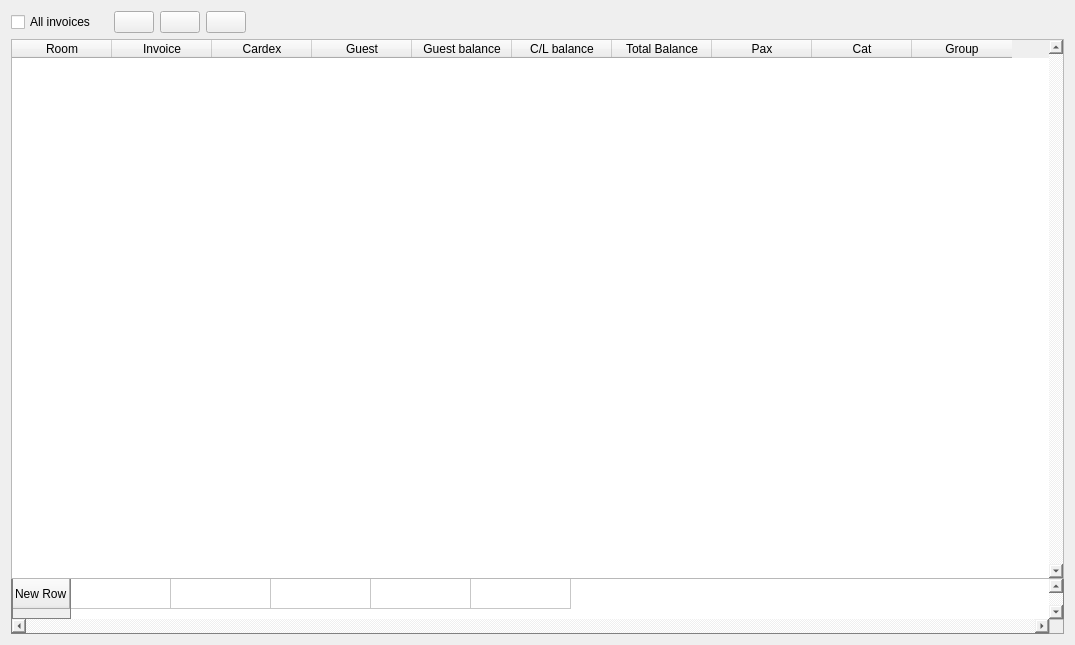
<?xml version="1.0" encoding="UTF-8"?>
<ui version="4.0">
 <class>WQuickCheckout</class>
 <widget class="QWidget" name="WQuickCheckout">
  <property name="geometry">
   <rect>
    <x>0</x>
    <y>0</y>
    <width>1075</width>
    <height>645</height>
   </rect>
  </property>
  <property name="windowTitle">
   <string>Form</string>
  </property>
  <layout class="QVBoxLayout" name="verticalLayout">
   <item>
    <widget class="QWidget" name="widget" native="true">
     <layout class="QHBoxLayout" name="horizontalLayout">
      <property name="sizeConstraint">
       <enum>QLayout::SetMinimumSize</enum>
      </property>
      <property name="leftMargin">
       <number>0</number>
      </property>
      <property name="topMargin">
       <number>0</number>
      </property>
      <property name="rightMargin">
       <number>0</number>
      </property>
      <property name="bottomMargin">
       <number>0</number>
      </property>
      <item>
       <widget class="QCheckBox" name="chAllInvoices">
        <property name="text">
         <string>All invoices</string>
        </property>
       </widget>
      </item>
      <item>
       <widget class="WCardex" name="wCardex" native="true"/>
      </item>
      <item>
       <widget class="WActiveGroup" name="wGroup" native="true"/>
      </item>
      <item>
       <widget class="QPushButton" name="btnRefresh">
        <property name="toolTip">
         <string>Refresh</string>
        </property>
        <property name="text">
         <string/>
        </property>
        <property name="icon">
         <iconset resource="res.qrc">
          <normaloff>:/images/refresh.png</normaloff>:/images/refresh.png</iconset>
        </property>
       </widget>
      </item>
      <item>
       <widget class="QPushButton" name="btnCheckout">
        <property name="toolTip">
         <string>Checkout selected invoices</string>
        </property>
        <property name="text">
         <string/>
        </property>
        <property name="icon">
         <iconset resource="res.qrc">
          <normaloff>:/images/departure.png</normaloff>:/images/departure.png</iconset>
        </property>
       </widget>
      </item>
      <item>
       <widget class="QPushButton" name="btnCommonPostCharge">
        <property name="toolTip">
         <string>Checkout selected invoices</string>
        </property>
        <property name="text">
         <string/>
        </property>
        <property name="icon">
         <iconset resource="res.qrc">
          <normaloff>:/images/charge.png</normaloff>:/images/charge.png</iconset>
        </property>
       </widget>
      </item>
      <item>
       <spacer name="horizontalSpacer">
        <property name="orientation">
         <enum>Qt::Horizontal</enum>
        </property>
        <property name="sizeHint" stdset="0">
         <size>
          <width>957</width>
          <height>20</height>
         </size>
        </property>
       </spacer>
      </item>
     </layout>
    </widget>
   </item>
   <item>
    <widget class="QWidget" name="widget_2" native="true">
     <property name="sizePolicy">
      <sizepolicy hsizetype="Preferred" vsizetype="Preferred">
       <horstretch>0</horstretch>
       <verstretch>1</verstretch>
      </sizepolicy>
     </property>
     <layout class="QVBoxLayout" name="verticalLayout_2">
      <property name="spacing">
       <number>0</number>
      </property>
      <property name="leftMargin">
       <number>0</number>
      </property>
      <property name="topMargin">
       <number>0</number>
      </property>
      <property name="rightMargin">
       <number>0</number>
      </property>
      <property name="bottomMargin">
       <number>0</number>
      </property>
      <item>
       <widget class="EQTableWidget" name="tbl">
        <property name="sizePolicy">
         <sizepolicy hsizetype="Expanding" vsizetype="Expanding">
          <horstretch>0</horstretch>
          <verstretch>2</verstretch>
         </sizepolicy>
        </property>
        <property name="styleSheet">
         <string notr="true">
border-bottom: 0px solid gray;</string>
        </property>
        <property name="verticalScrollBarPolicy">
         <enum>Qt::ScrollBarAlwaysOn</enum>
        </property>
        <property name="editTriggers">
         <set>QAbstractItemView::NoEditTriggers</set>
        </property>
        <property name="selectionMode">
         <enum>QAbstractItemView::SingleSelection</enum>
        </property>
        <property name="selectionBehavior">
         <enum>QAbstractItemView::SelectRows</enum>
        </property>
        <property name="wordWrap">
         <bool>false</bool>
        </property>
        <column>
         <property name="text">
          <string>Room</string>
         </property>
        </column>
        <column>
         <property name="text">
          <string>Invoice</string>
         </property>
        </column>
        <column>
         <property name="text">
          <string>Cardex</string>
         </property>
        </column>
        <column>
         <property name="text">
          <string>Guest</string>
         </property>
        </column>
        <column>
         <property name="text">
          <string>Guest balance</string>
         </property>
        </column>
        <column>
         <property name="text">
          <string>C/L balance</string>
         </property>
        </column>
        <column>
         <property name="text">
          <string>Total Balance</string>
         </property>
        </column>
        <column>
         <property name="text">
          <string>Pax</string>
         </property>
        </column>
        <column>
         <property name="text">
          <string>Cat</string>
         </property>
        </column>
        <column>
         <property name="text">
          <string>Group</string>
         </property>
        </column>
       </widget>
      </item>
      <item>
       <widget class="EQTableWidget" name="tblTotal">
        <property name="minimumSize">
         <size>
          <width>0</width>
          <height>30</height>
         </size>
        </property>
        <property name="maximumSize">
         <size>
          <width>16777215</width>
          <height>55</height>
         </size>
        </property>
        <property name="styleSheet">
         <string notr="true">border-top: 0px solid gray;
border-left: 1px solid gray;
border-right: 1px solid gray;
border-bottom: 1px solid gray;</string>
        </property>
        <property name="verticalScrollBarPolicy">
         <enum>Qt::ScrollBarAlwaysOn</enum>
        </property>
        <property name="horizontalScrollBarPolicy">
         <enum>Qt::ScrollBarAlwaysOn</enum>
        </property>
        <property name="editTriggers">
         <set>QAbstractItemView::NoEditTriggers</set>
        </property>
        <property name="selectionMode">
         <enum>QAbstractItemView::NoSelection</enum>
        </property>
        <property name="wordWrap">
         <bool>false</bool>
        </property>
        <attribute name="horizontalHeaderVisible">
         <bool>false</bool>
        </attribute>
        <row>
         <property name="text">
          <string>New Row</string>
         </property>
        </row>
        <column>
         <property name="text">
          <string>New Column</string>
         </property>
        </column>
        <column>
         <property name="text">
          <string>New Column</string>
         </property>
        </column>
        <column>
         <property name="text">
          <string>New Column</string>
         </property>
        </column>
        <column>
         <property name="text">
          <string>New Column</string>
         </property>
        </column>
        <column>
         <property name="text">
          <string>New Column</string>
         </property>
        </column>
       </widget>
      </item>
     </layout>
    </widget>
   </item>
  </layout>
 </widget>
 <customwidgets>
  <customwidget>
   <class>EQTableWidget</class>
   <extends>QTableWidget</extends>
   <header location="global">eqtablewidget.h</header>
  </customwidget>
  <customwidget>
   <class>WCardex</class>
   <extends>QWidget</extends>
   <header location="global">wcardex.h</header>
   <container>1</container>
  </customwidget>
  <customwidget>
   <class>WActiveGroup</class>
   <extends>QWidget</extends>
   <header location="global">wactivegroup.h</header>
   <container>1</container>
  </customwidget>
 </customwidgets>
 <resources>
  <include location="res.qrc"/>
 </resources>
 <connections/>
</ui>
